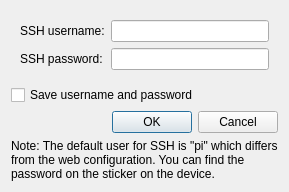
<?xml version="1.0" encoding="UTF-8"?>
<ui version="4.0">
 <class>diag_sshauth</class>
 <widget class="QDialog" name="diag_sshauth">
  <property name="windowModality">
   <enum>Qt::ApplicationModal</enum>
  </property>
  <property name="geometry">
   <rect>
    <x>0</x>
    <y>0</y>
    <width>331</width>
    <height>225</height>
   </rect>
  </property>
  <property name="windowTitle">
   <string>SSH authentication</string>
  </property>
  <layout class="QVBoxLayout" name="verticalLayout" stretch="0,0,0,1">
   <property name="sizeConstraint">
    <enum>QLayout::SetFixedSize</enum>
   </property>
   <item>
    <widget class="QWidget" name="wid_password" native="true">
     <layout class="QFormLayout" name="formLayout">
      <item row="0" column="0">
       <widget class="QLabel" name="lbl_username">
        <property name="text">
         <string>SSH username:</string>
        </property>
       </widget>
      </item>
      <item row="1" column="0">
       <widget class="QLabel" name="lbl_password">
        <property name="text">
         <string>SSH password:</string>
        </property>
       </widget>
      </item>
      <item row="1" column="1">
       <widget class="QLineEdit" name="txt_password">
        <property name="echoMode">
         <enum>QLineEdit::Password</enum>
        </property>
       </widget>
      </item>
      <item row="0" column="1">
       <widget class="QLineEdit" name="txt_username"/>
      </item>
     </layout>
    </widget>
   </item>
   <item>
    <widget class="QCheckBox" name="cbx_save_password">
     <property name="toolTip">
      <string>Username and password will be saved in secured operating systems's password storage.</string>
     </property>
     <property name="text">
      <string>Save username and password</string>
     </property>
    </widget>
   </item>
   <item>
    <widget class="QDialogButtonBox" name="btn_box">
     <property name="orientation">
      <enum>Qt::Horizontal</enum>
     </property>
     <property name="standardButtons">
      <set>QDialogButtonBox::Cancel|QDialogButtonBox::Ok</set>
     </property>
    </widget>
   </item>
   <item>
    <widget class="QLabel" name="lbl_info">
     <property name="sizePolicy">
      <sizepolicy hsizetype="Expanding" vsizetype="Expanding">
       <horstretch>0</horstretch>
       <verstretch>0</verstretch>
      </sizepolicy>
     </property>
     <property name="text">
      <string>Note: The default user for SSH is &quot;pi&quot; which differs from the web configuration. You can find the password on the sticker on the device.</string>
     </property>
     <property name="wordWrap">
      <bool>true</bool>
     </property>
    </widget>
   </item>
  </layout>
 </widget>
 <resources/>
 <connections>
  <connection>
   <sender>btn_box</sender>
   <signal>accepted()</signal>
   <receiver>diag_sshauth</receiver>
   <slot>accept()</slot>
   <hints>
    <hint type="sourcelabel">
     <x>248</x>
     <y>254</y>
    </hint>
    <hint type="destinationlabel">
     <x>157</x>
     <y>274</y>
    </hint>
   </hints>
  </connection>
  <connection>
   <sender>btn_box</sender>
   <signal>rejected()</signal>
   <receiver>diag_sshauth</receiver>
   <slot>reject()</slot>
   <hints>
    <hint type="sourcelabel">
     <x>316</x>
     <y>260</y>
    </hint>
    <hint type="destinationlabel">
     <x>286</x>
     <y>274</y>
    </hint>
   </hints>
  </connection>
 </connections>
</ui>
